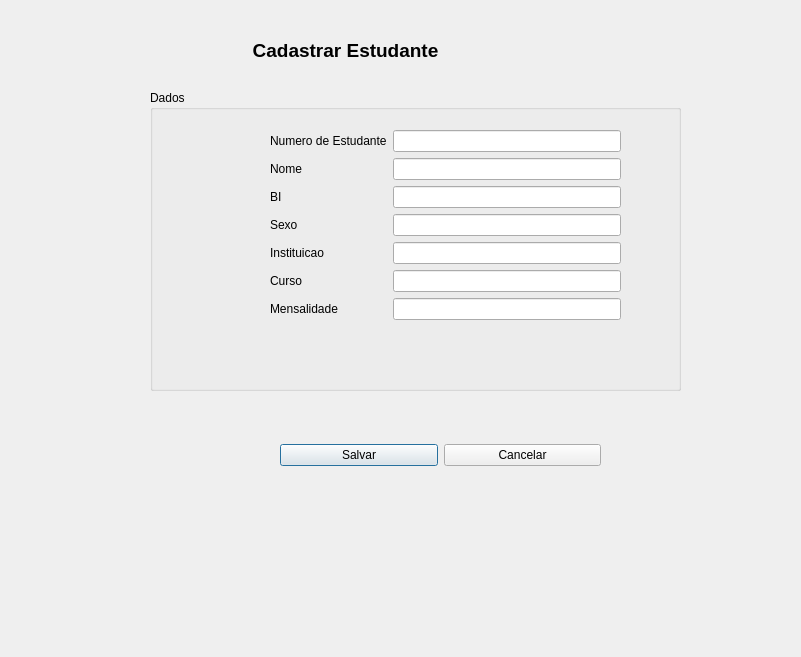
<?xml version="1.0" encoding="UTF-8"?>
<ui version="4.0">
 <class>FrmEstudante</class>
 <widget class="QDialog" name="FrmEstudante">
  <property name="geometry">
   <rect>
    <x>0</x>
    <y>0</y>
    <width>801</width>
    <height>657</height>
   </rect>
  </property>
  <property name="windowTitle">
   <string>Dialog</string>
  </property>
  <widget class="QLabel" name="label">
   <property name="geometry">
    <rect>
     <x>210</x>
     <y>30</y>
     <width>271</width>
     <height>41</height>
    </rect>
   </property>
   <property name="font">
    <font>
     <pointsize>14</pointsize>
     <weight>75</weight>
     <bold>true</bold>
    </font>
   </property>
   <property name="text">
    <string>Cadastrar Estudante</string>
   </property>
   <property name="alignment">
    <set>Qt::AlignCenter</set>
   </property>
  </widget>
  <widget class="QGroupBox" name="groupBox">
   <property name="geometry">
    <rect>
     <x>150</x>
     <y>90</y>
     <width>531</width>
     <height>301</height>
    </rect>
   </property>
   <property name="title">
    <string>Dados</string>
   </property>
   <widget class="QWidget" name="formLayoutWidget">
    <property name="geometry">
     <rect>
      <x>120</x>
      <y>40</y>
      <width>351</width>
      <height>221</height>
     </rect>
    </property>
    <layout class="QFormLayout" name="formLayout">
     <item row="0" column="0">
      <widget class="QLabel" name="label_2">
       <property name="font">
        <font>
         <pointsize>9</pointsize>
        </font>
       </property>
       <property name="text">
        <string>Numero de Estudante</string>
       </property>
      </widget>
     </item>
     <item row="1" column="0">
      <widget class="QLabel" name="label_3">
       <property name="font">
        <font>
         <pointsize>9</pointsize>
        </font>
       </property>
       <property name="text">
        <string>Nome</string>
       </property>
      </widget>
     </item>
     <item row="1" column="1">
      <widget class="QLineEdit" name="lineEdit_2">
       <property name="font">
        <font>
         <pointsize>9</pointsize>
        </font>
       </property>
      </widget>
     </item>
     <item row="2" column="0">
      <widget class="QLabel" name="label_4">
       <property name="font">
        <font>
         <pointsize>9</pointsize>
        </font>
       </property>
       <property name="text">
        <string>BI</string>
       </property>
      </widget>
     </item>
     <item row="2" column="1">
      <widget class="QLineEdit" name="lineEdit_3">
       <property name="font">
        <font>
         <pointsize>9</pointsize>
        </font>
       </property>
      </widget>
     </item>
     <item row="3" column="0">
      <widget class="QLabel" name="label_5">
       <property name="font">
        <font>
         <pointsize>9</pointsize>
        </font>
       </property>
       <property name="text">
        <string>Sexo</string>
       </property>
      </widget>
     </item>
     <item row="3" column="1">
      <widget class="QLineEdit" name="lineEdit_4">
       <property name="font">
        <font>
         <pointsize>9</pointsize>
        </font>
       </property>
      </widget>
     </item>
     <item row="4" column="0">
      <widget class="QLabel" name="label_6">
       <property name="font">
        <font>
         <pointsize>9</pointsize>
        </font>
       </property>
       <property name="text">
        <string>Instituicao</string>
       </property>
      </widget>
     </item>
     <item row="4" column="1">
      <widget class="QLineEdit" name="lineEdit_5">
       <property name="font">
        <font>
         <pointsize>9</pointsize>
        </font>
       </property>
      </widget>
     </item>
     <item row="5" column="0">
      <widget class="QLabel" name="label_7">
       <property name="font">
        <font>
         <pointsize>9</pointsize>
        </font>
       </property>
       <property name="text">
        <string>Curso</string>
       </property>
      </widget>
     </item>
     <item row="5" column="1">
      <widget class="QLineEdit" name="lineEdit_6">
       <property name="font">
        <font>
         <pointsize>9</pointsize>
        </font>
       </property>
      </widget>
     </item>
     <item row="0" column="1">
      <widget class="QLineEdit" name="lineEdit">
       <property name="font">
        <font>
         <pointsize>9</pointsize>
        </font>
       </property>
      </widget>
     </item>
     <item row="6" column="0">
      <widget class="QLabel" name="label_8">
       <property name="font">
        <font>
         <pointsize>9</pointsize>
        </font>
       </property>
       <property name="text">
        <string>Mensalidade</string>
       </property>
      </widget>
     </item>
     <item row="6" column="1">
      <widget class="QLineEdit" name="lineEdit_7">
       <property name="font">
        <font>
         <pointsize>9</pointsize>
        </font>
       </property>
      </widget>
     </item>
    </layout>
   </widget>
  </widget>
  <widget class="QWidget" name="horizontalLayoutWidget">
   <property name="geometry">
    <rect>
     <x>280</x>
     <y>420</y>
     <width>321</width>
     <height>71</height>
    </rect>
   </property>
   <layout class="QHBoxLayout" name="horizontalLayout">
    <item>
     <widget class="QPushButton" name="pushButton_2">
      <property name="text">
       <string>Salvar</string>
      </property>
     </widget>
    </item>
    <item>
     <widget class="QPushButton" name="pushButton">
      <property name="text">
       <string>Cancelar</string>
      </property>
     </widget>
    </item>
   </layout>
  </widget>
 </widget>
 <resources/>
 <connections/>
</ui>
